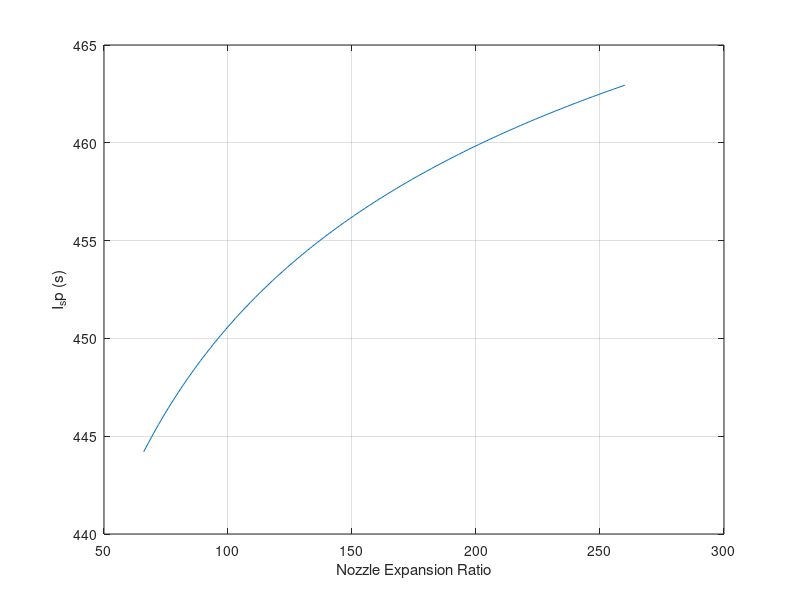

MATLAB code for this plot:
% LRPS rocket sizing

clc
clear all

% ---------delta-v calcs for orbit raise----------

r1 = 42164; % km
r2 = 554200; % km

% consts
mu_e = 0.399e+6; %in kg, whatever the units are for this
g0 = 9.81;

% hohmann transfer used, one-way

v_1c = sqrt(mu_e/r1); % v in circ orbit at r1

a_transfer = 0.5*(r1 + r2); %SMA of transfer ellipse
e_transfer = 1 - (r1/a_transfer); % ecc. of transfer ellipse

v_transf_p = sqrt(2*(mu_e*((1/r1)-(1/(2*a_transfer))))); % v after first maneuver

dv1 = v_transf_p - v_1c; % delta-v of first maneuver

v_transf_a = sqrt(2*(mu_e*((1/r2)-(1/(2*a_transfer))))); % v at apogee of transfer ellipse

v_2c = sqrt(mu_e/r2); % v in circ orbit at r2

dv2 = v_2c - v_transf_a; % delta-v of second maneuver

dv_tot = dv1 + dv2; %total dv of maneuver

fprintf('total delta-v of orbital maneuver: %.4f km/s \n', dv_tot);

%----------------------------
%-----begin LRPS stuff-------
%----------------------------

m_payload = 50000; % kg



% CHOOSE: initial max mass value, dv margin
m_initial = 127000; %kg
thrust_to_weight = 0.2;
dv_margin = 0.1; % edit this number around
dv_design = (1 + dv_margin)*dv_tot*1000; %in meters from here on out
%------------------------------

thrust_req = thrust_to_weight*g0*m_initial;

% rough estimates on thrust chamber sizing:
engine_thrust_to_weight = (0.0006098*thrust_req + 13.44);
m_engine = thrust_req/(g0*(engine_thrust_to_weight));
length_engine = (0.0054*thrust_req + 31.92)/100;
diam_engine = (0.00357*thrust_req +14.48)/100;

% chosen: O/F of 5. params are read from data at O/F = 5.
% assume combustion efficiency of 1.
ox_to_fuel = 5;
T_flame = 3250; %K
gamma_prop = 1.21;
molar_mass_prop = 11.8; % kg/kmol

P_chamber = 2100000; % Pa, picked from plot of historical data

nozzle_eff = 0.98;
comb_eff = 1.0;

% calculating spec impulse
R = 8314/molar_mass_prop; % exhaust gas const

% characteristic velocity of exhaust
char_velo = (comb_eff*sqrt(gamma_prop*R*T_flame))/(gamma_prop*(2/(gamma_prop+1))^((gamma_prop+1)/(2*gamma_prop - 2)));

% gear these vars up for plotting
plot_exp_ratios = 66:1:260;
plot_I_sp = [ ];

% iteratively solve for exit mach number
for exp_ratio = 66:1:260
    mach_exit = 0.01;
    arg = (1/mach_exit)*((2/(gamma_prop+1))*(1 + ((gamma_prop-1)/2)*mach_exit^2))^((gamma_prop+1)/(2*gamma_prop - 2));
    while abs(exp_ratio - arg) > 2
        mach_exit = mach_exit + 0.01;
        %exp_ratio = (1/mach_exit)*((2/(gamma_prop+1))*(1 + ((gamma_prop-1)/2)*mach_exit^2))^((gamma_prop+1)/(2*gamma_prop - 2));
        arg = (1/mach_exit)*((2/(gamma_prop+1))*(1 + ((gamma_prop-1)/2)*mach_exit^2))^((gamma_prop+1)/(2*gamma_prop - 2));
    end
    
    P_exit = P_chamber *(1 + ((gamma_prop-1)/2)*mach_exit^2)^(gamma_prop/(1-gamma_prop));
    
    I_sp = nozzle_eff*((char_velo*gamma_prop/g0)*sqrt((2/(gamma_prop-1))*((2/(gamma_prop+1))^((gamma_prop+1)/(gamma_prop-1)))*(1 - ((P_exit/P_chamber)^((gamma_prop-1)/gamma_prop)))) + (char_velo*exp_ratio*P_exit/(g0*P_chamber)));
    
    plot_I_sp = [plot_I_sp I_sp];
end


figure1 = figure;
axes1 = axes('Parent', figure1);
hold(axes1, 'on');
plot(plot_exp_ratios, plot_I_sp);
xlabel('Nozzle Expansion Ratio');
ylabel('I_sp (s)');
box(axes1,'on');
grid on

% selected ratio: 70

exp_ratio = 65;

% now solve for exit mach num to get I_sp
mach_exit = 0.01;
arg = (1/mach_exit)*((2/(gamma_prop+1))*(1 + ((gamma_prop-1)/2)*mach_exit^2))^((gamma_prop+1)/(2*gamma_prop - 2));
while abs(exp_ratio - arg) > 2
    mach_exit = mach_exit + 0.01;
    %exp_ratio = (1/mach_exit)*((2/(gamma_prop+1))*(1 + ((gamma_prop-1)/2)*mach_exit^2))^((gamma_prop+1)/(2*gamma_prop - 2));
    arg = (1/mach_exit)*((2/(gamma_prop+1))*(1 + ((gamma_prop-1)/2)*mach_exit^2))^((gamma_prop+1)/(2*gamma_prop - 2));
end

P_exit = P_chamber *(1 + ((gamma_prop-1)/2)*mach_exit^2)^(gamma_prop/(1-gamma_prop));

I_sp = nozzle_eff*((char_velo*gamma_prop/g0)*sqrt((2/(gamma_prop-1))*((2/(gamma_prop+1))^((gamma_prop+1)/(gamma_prop-1)))*(1 - ((P_exit/P_chamber)^((gamma_prop-1)/gamma_prop)))) + (char_velo*exp_ratio*P_exit/(g0*P_chamber)));


fprintf('for expansion ratio of %.1f (selected), I_sp = %.2f, exit pressure = %.2f , exit mach number = %.2f\n', exp_ratio, I_sp, P_exit, mach_exit);


% CHOOSE: f_inert (inert mass fraction)
f_inert = 0.44;

m_prop = (m_payload*(exp(dv_design/(I_sp*g0)) - 1)*(1 - f_inert))/(1 - f_inert*exp(dv_design/(I_sp*g0)));

m_inert = (f_inert/(1 - f_inert))*m_prop;

total_impulse = I_sp*g0*m_prop;

t_burn = total_impulse/thrust_req;

m_dot = thrust_req/(g0*I_sp);

m_dot_fuel = m_dot/(ox_to_fuel+1);

m_dot_ox = m_dot - m_dot_fuel;

% ---------thrust chamber round 2-----------
% CHOOSE: comb. chamber mach number, characteristic length
%ASSUME: mult factor of 3, pressure factor of 2, columbium for materiat
%(yield strength of 310 MPa), density 8500 kg/m3
% combustion chamber turn angle 45 deg.

mach_chamber = 0.2;
L_star = 0.9;
wall_density = 8500;
cc_angle = 45*pi/180;

A_throat = m_dot*char_velo/P_chamber;
throat_diam = sqrt(4*A_throat/pi);

A_exit = exp_ratio*A_throat;

chamb_to_throat_area_ratio = 8*((throat_diam*100)^(-0.6)) + 1.25;
A_chamber = chamb_to_throat_area_ratio*A_throat;

chamber_diam = sqrt(4*A_chamber/pi);

% nozzle contraction ratio
nozzle_contr_ratio = (1/mach_chamber)*((2/(gamma_prop+1))*(1 + ((gamma_prop-1)/2)*mach_chamber^2))^((gamma_prop+1)/(2*gamma_prop - 2));

length_chamber = L_star*(1/nozzle_contr_ratio);

nozzle_exit_diam = sqrt(4*exp_ratio*A_throat/pi);

chamber_thickness = P_chamber*chamber_diam*3/(2*310000000);

%--comb. chamber mass--
m_cc = pi*wall_density*chamber_thickness*(2*(chamber_diam/2)*length_chamber + ((((chamber_diam/2)^2) - ((throat_diam/2)^2))/(tan(cc_angle))));



% --- nozzle length, angles---
% ASSUME: go from concial -> bell frome graphs
bell_nozzle_frac = 0.675;

conic_half_angle = acos(2*nozzle_eff - 1);

conic_nozzle_length = (nozzle_exit_diam - throat_diam)/(2*tan(conic_half_angle));

bell_nozzle_length = bell_nozzle_frac*conic_nozzle_length;

% ---- nozzle mass ----
%ASSUME: throat wall thickness ~ 0.5 chamber thickness, tapers to zero
%thickness
throat_thickness = 0.5*chamber_thickness;

f1 = -throat_thickness/bell_nozzle_length;
f2 = ((nozzle_exit_diam/2)-(throat_diam/2))/bell_nozzle_length;

m_nozzle = 2*pi*wall_density*bell_nozzle_length*((1/3)*f1*f2*(bell_nozzle_length^2) + 0.5*(f1*(throat_diam/2) + f2*throat_thickness)*bell_nozzle_length + (throat_diam/2)*throat_thickness);

% engine masses

m_engine = m_nozzle/(0.101);
m_feed = 0.062*m_engine;

%----------------tank sizing---------------
density_lox = 1142;
density_lh2 = 71;

m_ox = m_dot_ox*t_burn;
m_fuel = m_dot_fuel*t_burn;

V_fuel = m_fuel/density_lh2;
V_ox = m_fuel/density_lox;

%get tank pressures from curve fit to volume
P_fuel_tank = (10^(-0.1068*log10(V_fuel) - 0.2588))*10^6;
P_ox_tank = (10^(-0.1068*log10(V_ox) - 0.2588))*10^6;

%ASSUME: metallic tank so factor is 2500 below, burst factor of 2
m_fuel_tank = 2*P_fuel_tank*V_fuel/(2500*g0);
m_ox_tank = 2*P_ox_tank*V_ox/(2500*g0);


% -----pressurant tank: helium-----
gamma_He = 1.66;
molar_mass_He = 4.003;

%ASSUME: init temp 273K, init pressure 21 MPa, avg pressure 938,000
pressurant_Ti = 273;
pressurant_Pf = 938000;
pressurant_Pi = 21000000;

pressurant_Tf = pressurant_Ti*((pressurant_Pf/pressurant_Pi)^((gamma_He-1)/gamma_He));

% mass of actual helium mass used as pressurant (ideal gas w 5% margin)
m_pressurant = (1.05*pressurant_Pf*(V_ox + V_fuel)*molar_mass_He)/(8314*pressurant_Tf);

% now we need the tank mass (ideal gas), initial guess
V_pressurant_tank = m_pressurant*8314*pressurant_Ti/(pressurant_Pi*molar_mass_He);

% solution part?
mass_press_tank = 1.05*pressurant_Pi*V_pressurant_tank/(g0*6350);


% strcture support sys: assume 10% inert increase
m_structure = 0.1*m_inert;


